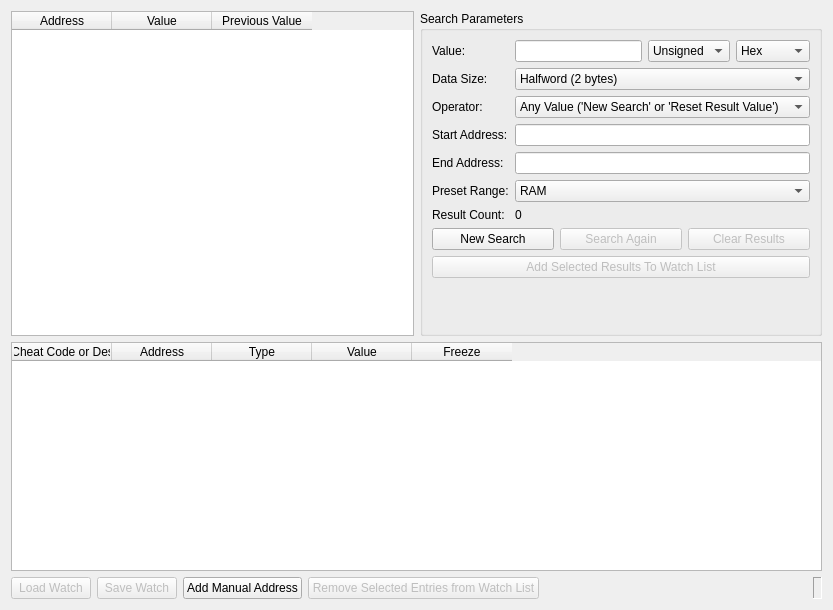
<?xml version="1.0" encoding="UTF-8"?>
<ui version="4.0">
 <class>MemoryScannerWindow</class>
 <widget class="QWidget" name="MemoryScannerWindow">
  <property name="geometry">
   <rect>
    <x>0</x>
    <y>0</y>
    <width>833</width>
    <height>610</height>
   </rect>
  </property>
  <property name="windowTitle">
   <string>Memory Scanner</string>
  </property>
  <property name="windowIcon">
   <iconset>
    <normaloff>:/icons/app-icon.png</normaloff>:/icons/app-icon.png</iconset>
  </property>
  <layout class="QGridLayout" name="gridLayout_3">
   <item row="0" column="0">
    <widget class="QTableWidget" name="scanTable">
     <property name="alternatingRowColors">
      <bool>true</bool>
     </property>
     <property name="selectionMode">
      <enum>QAbstractItemView::SelectionMode::ContiguousSelection</enum>
     </property>
     <property name="selectionBehavior">
      <enum>QAbstractItemView::SelectionBehavior::SelectRows</enum>
     </property>
     <property name="showGrid">
      <bool>false</bool>
     </property>
     <property name="sortingEnabled">
      <bool>true</bool>
     </property>
     <attribute name="horizontalHeaderHighlightSections">
      <bool>false</bool>
     </attribute>
     <attribute name="verticalHeaderVisible">
      <bool>false</bool>
     </attribute>
     <column>
      <property name="text">
       <string>Address</string>
      </property>
     </column>
     <column>
      <property name="text">
       <string>Value</string>
      </property>
     </column>
     <column>
      <property name="text">
       <string>Previous Value</string>
      </property>
     </column>
    </widget>
   </item>
   <item row="0" column="1">
    <widget class="QGroupBox" name="groupBox_2">
     <property name="title">
      <string>Search Parameters</string>
     </property>
     <layout class="QFormLayout" name="formLayout">
      <item row="0" column="0">
       <widget class="QLabel" name="label">
        <property name="text">
         <string>Value:</string>
        </property>
       </widget>
      </item>
      <item row="0" column="1">
       <layout class="QHBoxLayout" name="horizontalLayout_2">
        <item>
         <widget class="QLineEdit" name="scanValue"/>
        </item>
        <item>
         <widget class="QComboBox" name="scanValueSigned">
          <property name="currentIndex">
           <number>1</number>
          </property>
          <item>
           <property name="text">
            <string>Signed</string>
           </property>
          </item>
          <item>
           <property name="text">
            <string>Unsigned</string>
           </property>
          </item>
         </widget>
        </item>
        <item>
         <widget class="QComboBox" name="scanValueBase">
          <property name="currentIndex">
           <number>1</number>
          </property>
          <item>
           <property name="text">
            <string>Decimal</string>
           </property>
          </item>
          <item>
           <property name="text">
            <string>Hex</string>
           </property>
          </item>
         </widget>
        </item>
       </layout>
      </item>
      <item row="2" column="0">
       <widget class="QLabel" name="label_3">
        <property name="text">
         <string>Data Size:</string>
        </property>
       </widget>
      </item>
      <item row="2" column="1">
       <widget class="QComboBox" name="scanSize">
        <property name="currentIndex">
         <number>1</number>
        </property>
        <item>
         <property name="text">
          <string>Byte (1 byte)</string>
         </property>
        </item>
        <item>
         <property name="text">
          <string>Halfword (2 bytes)</string>
         </property>
        </item>
        <item>
         <property name="text">
          <string>Word (4 bytes)</string>
         </property>
        </item>
       </widget>
      </item>
      <item row="4" column="0">
       <widget class="QLabel" name="label_2">
        <property name="text">
         <string>Operator:</string>
        </property>
       </widget>
      </item>
      <item row="4" column="1">
       <widget class="QComboBox" name="scanOperator">
        <item>
         <property name="text">
          <string>Any Value ('New Search' or 'Reset Result Value')</string>
         </property>
        </item>
        <item>
         <property name="text">
          <string>Less Than Previous Result</string>
         </property>
        </item>
        <item>
         <property name="text">
          <string>Less or Equal to Previous Result</string>
         </property>
        </item>
        <item>
         <property name="text">
          <string>Greater Than Previous Result</string>
         </property>
        </item>
        <item>
         <property name="text">
          <string>Greater or Equal to Previous Result</string>
         </property>
        </item>
        <item>
         <property name="text">
          <string>Not Equal to Previous Result (Changed Value)</string>
         </property>
        </item>
        <item>
         <property name="text">
          <string>Equal to Previous Result (Unchanged Value)</string>
         </property>
        </item>
        <item>
         <property name="text">
          <string>Decreased By Value</string>
         </property>
        </item>
        <item>
         <property name="text">
          <string>Increased By Value</string>
         </property>
        </item>
        <item>
         <property name="text">
          <string>Changed By Value</string>
         </property>
        </item>
        <item>
         <property name="text">
          <string>Equal to Value</string>
         </property>
        </item>
        <item>
         <property name="text">
          <string>Not Equal to Value</string>
         </property>
        </item>
        <item>
         <property name="text">
          <string>Less Than Value</string>
         </property>
        </item>
        <item>
         <property name="text">
          <string>Less or Equal to Value</string>
         </property>
        </item>
        <item>
         <property name="text">
          <string>Greater Than Value</string>
         </property>
        </item>
        <item>
         <property name="text">
          <string>Greater or Equal to Value</string>
         </property>
        </item>
       </widget>
      </item>
      <item row="5" column="0">
       <widget class="QLabel" name="label_4">
        <property name="text">
         <string>Start Address:</string>
        </property>
       </widget>
      </item>
      <item row="5" column="1">
       <widget class="QLineEdit" name="scanStartAddress"/>
      </item>
      <item row="6" column="0">
       <widget class="QLabel" name="label_5">
        <property name="text">
         <string>End Address:</string>
        </property>
       </widget>
      </item>
      <item row="6" column="1">
       <widget class="QLineEdit" name="scanEndAddress"/>
      </item>
      <item row="7" column="0">
       <widget class="QLabel" name="label_6">
        <property name="text">
         <string>Preset Range:</string>
        </property>
       </widget>
      </item>
      <item row="7" column="1">
       <widget class="QComboBox" name="scanPresetRange">
        <item>
         <property name="text">
          <string>RAM</string>
         </property>
        </item>
        <item>
         <property name="text">
          <string>Scratchpad</string>
         </property>
        </item>
        <item>
         <property name="text">
          <string>BIOS</string>
         </property>
        </item>
       </widget>
      </item>
      <item row="8" column="0">
       <widget class="QLabel" name="label_7">
        <property name="text">
         <string>Result Count:</string>
        </property>
       </widget>
      </item>
      <item row="8" column="1">
       <widget class="QLabel" name="scanResultCount">
        <property name="text">
         <string>0</string>
        </property>
       </widget>
      </item>
      <item row="9" column="0" colspan="2">
       <layout class="QHBoxLayout" name="horizontalLayout_3">
        <item>
         <widget class="QPushButton" name="scanNewSearch">
          <property name="text">
           <string>New Search</string>
          </property>
         </widget>
        </item>
        <item>
         <widget class="QPushButton" name="scanSearchAgain">
          <property name="enabled">
           <bool>false</bool>
          </property>
          <property name="text">
           <string>Search Again</string>
          </property>
         </widget>
        </item>
        <item>
         <widget class="QPushButton" name="scanResetSearch">
          <property name="enabled">
           <bool>false</bool>
          </property>
          <property name="text">
           <string>Clear Results</string>
          </property>
         </widget>
        </item>
       </layout>
      </item>
      <item row="10" column="0" colspan="2">
       <widget class="QPushButton" name="scanAddWatch">
        <property name="enabled">
         <bool>false</bool>
        </property>
        <property name="text">
         <string>Add Selected Results To Watch List</string>
        </property>
       </widget>
      </item>
      <item row="11" column="0" colspan="2">
       <spacer name="verticalSpacer">
        <property name="orientation">
         <enum>Qt::Orientation::Vertical</enum>
        </property>
        <property name="sizeHint" stdset="0">
         <size>
          <width>20</width>
          <height>40</height>
         </size>
        </property>
       </spacer>
      </item>
     </layout>
    </widget>
   </item>
   <item row="1" column="0" colspan="2">
    <layout class="QGridLayout" name="gridLayout_4">
     <item row="0" column="0">
      <widget class="QTableWidget" name="watchTable">
       <property name="alternatingRowColors">
        <bool>true</bool>
       </property>
       <property name="selectionMode">
        <enum>QAbstractItemView::SelectionMode::ContiguousSelection</enum>
       </property>
       <property name="selectionBehavior">
        <enum>QAbstractItemView::SelectionBehavior::SelectRows</enum>
       </property>
       <property name="showGrid">
        <bool>false</bool>
       </property>
       <property name="sortingEnabled">
        <bool>true</bool>
       </property>
       <attribute name="horizontalHeaderHighlightSections">
        <bool>false</bool>
       </attribute>
       <attribute name="verticalHeaderVisible">
        <bool>false</bool>
       </attribute>
       <column>
        <property name="text">
         <string>Simple Cheat Code or Description</string>
        </property>
       </column>
       <column>
        <property name="text">
         <string>Address</string>
        </property>
       </column>
       <column>
        <property name="text">
         <string>Type</string>
        </property>
       </column>
       <column>
        <property name="text">
         <string>Value</string>
        </property>
       </column>
       <column>
        <property name="text">
         <string>Freeze</string>
        </property>
       </column>
      </widget>
     </item>
     <item row="1" column="0">
      <layout class="QHBoxLayout" name="horizontalLayout_4">
       <item>
        <widget class="QPushButton" name="scanLoadWatch">
         <property name="enabled">
          <bool>false</bool>
         </property>
         <property name="visible">
          <bool>false</bool>
         </property>
         <property name="text">
          <string>Load Watch</string>
         </property>
        </widget>
       </item>
       <item>
        <widget class="QPushButton" name="scanSaveWatch">
         <property name="enabled">
          <bool>false</bool>
         </property>
         <property name="visible">
          <bool>false</bool>
         </property>
         <property name="text">
          <string>Save Watch</string>
         </property>
        </widget>
       </item>
       <item>
        <widget class="QPushButton" name="scanAddManualAddress">
         <property name="text">
          <string>Add Manual Address</string>
         </property>
        </widget>
       </item>
       <item>
        <widget class="QPushButton" name="scanRemoveWatch">
         <property name="enabled">
          <bool>false</bool>
         </property>
         <property name="text">
          <string>Remove Selected Entries from Watch List</string>
         </property>
        </widget>
       </item>
       <item>
        <spacer name="horizontalSpacer_2">
         <property name="orientation">
          <enum>Qt::Orientation::Horizontal</enum>
         </property>
         <property name="sizeHint" stdset="0">
          <size>
           <width>40</width>
           <height>20</height>
          </size>
         </property>
        </spacer>
       </item>
       <item>
        <widget class="QLabel" name="cheatEngineAddress">
         <property name="frameShape">
          <enum>QFrame::Shape::Panel</enum>
         </property>
         <property name="frameShadow">
          <enum>QFrame::Shadow::Sunken</enum>
         </property>
         <property name="text">
          <string/>
         </property>
         <property name="textFormat">
          <enum>Qt::TextFormat::PlainText</enum>
         </property>
         <property name="alignment">
          <set>Qt::AlignmentFlag::AlignRight|Qt::AlignmentFlag::AlignTrailing|Qt::AlignmentFlag::AlignVCenter</set>
         </property>
         <property name="textInteractionFlags">
          <set>Qt::TextInteractionFlag::LinksAccessibleByMouse|Qt::TextInteractionFlag::TextEditable|Qt::TextInteractionFlag::TextEditorInteraction|Qt::TextInteractionFlag::TextSelectableByKeyboard|Qt::TextInteractionFlag::TextSelectableByMouse</set>
         </property>
        </widget>
       </item>
      </layout>
     </item>
    </layout>
   </item>
  </layout>
 </widget>
 <resources/>
 <connections/>
</ui>
